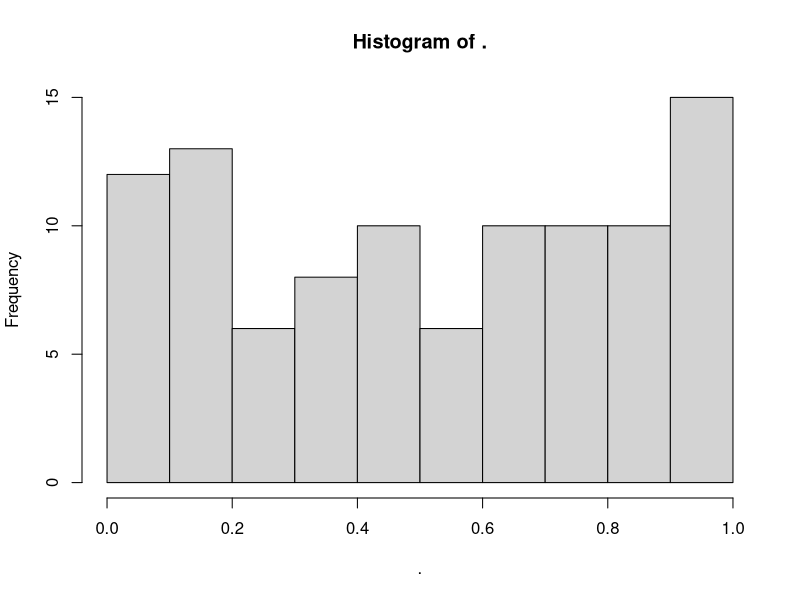

The R script that drew this image: (Note: this script raises an error after producing the figure.)
## ---- chunk 1
knitr::opts_chunk$set(echo = TRUE)
## ---- chunk 2
library(tidyverse)
## ---- chunk 3
f <- as_mapper(~ . + 1)
f
f(1:3)
## ---- chunk 4
f <- as_mapper(2)
f
f(3:1)
## ---- chunk 5
f <- as_mapper(c("a", "b", "c"))
f
f(1:3)
f(c(a=4,b=3, c=1))
f(list(a=4,b=3,c=1))
f(list(a=list(b=list(c=23))))
## ---- chunk 6
f <- attr_getter("class")
f
f(mpg)
## ---- chunk 7
map(1:3, ~ runif(2))
## ---- chunk 8
map(1:3, runif(2))
## ---- chunk 9
as_mapper(runif(2))
## ---- chunk 10
df <- as_data_frame(matrix(rnorm(100),ncol=5))
df

map_dbl(df, sd)
## ---- chunk 11
columns <- map_lgl(mpg, is.numeric)
map_dbl(mpg[columns], sd)
## ---- chunk 12
mpg %>%
  summarize(across(.cols = where(is.numeric), sd ))
## ---- chunk 13
columns <- map_lgl(iris, is.factor)
map_dbl(iris[columns], nlevels)
## ---- chunk 14
trials <- map(1:100, ~ t.test(rpois(10, 10), rpois(7, 10)))

map_dbl(trials, "p.value") %>% 
  hist()
## ---- chunk 15
x <- list(
  list(1, c(3, 9)),
  list(c(3, 6), 7, c(4, 7, 6))
)

triple <- function(x) x * 3

map(x, ~ map(.x, .f= triple))

#map(x, map, .f = triple)
#> Error in .f(.x[[i]], ...): unused argument (function (.x, .f, ...)
#> {
#> .f <- as_mapper(.f, ...)
#> .Call(map_impl, environment(), ".x", ".f", "list")
#> })
## ---- chunk 16
formulas <- list(
  mpg ~ disp,
  mpg ~ I(1 / disp),
  mpg ~ disp + wt,
  mpg ~ I(1 / disp) + wt
)

map(formulas, lm, data=mtcars)
## ---- chunk 17
tib <- tibble(formulas = list(
  mpg ~ disp,
  mpg ~ I(1 / disp),
  mpg ~ disp + wt,
  mpg ~ I(1 / disp) + wt
))

tib <- tib %>% 
  mutate(lm = map(formulas, lm, mtcars))

tib %>% mutate(glance = map(lm, broom::glance)) %>% unnest(glance)

tib %>% mutate(tidy = map(lm, broom::tidy)) %>% unnest(tidy)

## ---- chunk 18
bootstrap <- function(df) {
  df[sample(nrow(df), replace = TRUE), , drop = FALSE]
}

bootstraps <- map(1:10, ~ bootstrap(mtcars))

map(bootstraps, ~ lm(mpg ~ disp, .x)) %>%
  map(summary) %>%
  map_dbl("r.squared")
## ---- chunk 19
mtcars
## ---- chunk 20
modify(mtcars, 1)
## ---- chunk 21
temp <- "./temp"
cyls <- split(mtcars, mtcars$cyl)
paths <- file.path(temp, paste0("cyl-", names(cyls), ".csv"))
walk2(cyls, paths, write.csv)
## ---- chunk 22
cyls <- split(mtcars, mtcars$cyl)
iwalk(cyls, ~ write.csv(.x, file.path(temp, paste0("cyl-", .y, ".csv"))))
## ---- chunk 23
trans <- list(
  disp = function(x) x * 0.0163871,
  am = function(x) factor(x, labels = c("auto", "manual"))
)

nm <- names(trans)
mtcars[nm] <- map2(trans, mtcars[nm], function(f, var) f(var))
## ---- chunk 24
mtcars[nm] <- map(nm, ~ trans[[.x]](mtcars[[.x]]))
## ---- chunk 25
temp <- "./temp"
cyls <- split(mtcars, mtcars$cyl)
paths <- file.path(temp, paste0("cyl-", names(cyls), ".csv"))
map2(cyls, paths, write.csv)
## ---- chunk 26
x <- c(1,2,3,NA,4,NA,5)
is.na(x)


anyNA(x)

## ---- chunk 27
simple_reduce <- function(x, f) {
  out <- x[[1]]
  for (i in seq(2, length(x))) {
    out <- f(out, x[[i]])
  }
  out
}

simple_reduce(1:10, max)

simple_reduce(1, max)
## ---- chunk 28
x <- list(1:5, 8:9, 5, c("a","b"), LETTERS, 10:12, letters)

span <- function(x, f){
  rlex <- map(x, f) %>%
    unlist() %>%
    rle()
  
  start <- NULL
  end <- NULL
  best <- 0
  for(i in 1:length(rlex$lengths)) {
    if (rlex$values[i] & (rlex$lengths[i] > best)) {
      #update
      best <- rlex$lengths[i]
      end <- sum(rlex$lengths[1:i])
      start <- end - rlex$lengths[i] + 1
    }
  }
  return(c(start, end))
}

span(x, is.character)
## ---- chunk 29
arg_max <- function(x, f) {
  x[which.max(map(x, f))]
}

arg_max(-10:5, function(x) x ^ 2)

arg_max(5:-10, function(x) x ^ 2)

## ---- chunk 30
scale01 <- function(x) {
  rng <- range(x, na.rm = TRUE)
  (x - rng[1]) / (rng[2] - rng[1])
}
## ---- chunk 31
modify_if(diamonds, is.numeric, scale01)
## ---- chunk 32
fp <- function(x, FUN) {
  abs(x-FUN(x))
}

optimize(fp, c(-10,10), function(x) x^2)
